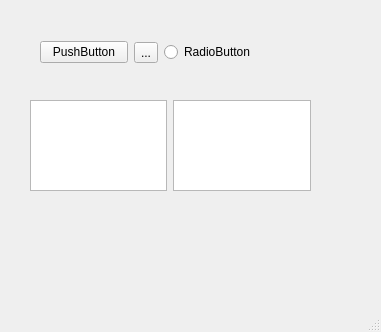
<?xml version="1.0" encoding="UTF-8"?>
<ui version="4.0">
 <class>MainWindow</class>
 <widget class="QMainWindow" name="MainWindow">
  <property name="geometry">
   <rect>
    <x>0</x>
    <y>0</y>
    <width>381</width>
    <height>332</height>
   </rect>
  </property>
  <property name="windowTitle">
   <string>MainWindow</string>
  </property>
  <widget class="QWidget" name="centralwidget">
   <widget class="QWidget" name="">
    <property name="geometry">
     <rect>
      <x>40</x>
      <y>40</y>
      <width>215</width>
      <height>25</height>
     </rect>
    </property>
    <layout class="QHBoxLayout" name="horizontalLayout">
     <item>
      <widget class="QPushButton" name="pushButton">
       <property name="text">
        <string>PushButton</string>
       </property>
      </widget>
     </item>
     <item>
      <widget class="QToolButton" name="toolButton">
       <property name="text">
        <string>...</string>
       </property>
      </widget>
     </item>
     <item>
      <widget class="QRadioButton" name="radioButton">
       <property name="text">
        <string>RadioButton</string>
       </property>
      </widget>
     </item>
    </layout>
   </widget>
   <widget class="QWidget" name="">
    <property name="geometry">
     <rect>
      <x>30</x>
      <y>100</y>
      <width>281</width>
      <height>91</height>
     </rect>
    </property>
    <layout class="QHBoxLayout" name="horizontalLayout_2">
     <item>
      <widget class="QTableView" name="tableView"/>
     </item>
     <item>
      <widget class="QListView" name="listView"/>
     </item>
    </layout>
   </widget>
  </widget>
  <widget class="QMenuBar" name="menubar">
   <property name="geometry">
    <rect>
     <x>0</x>
     <y>0</y>
     <width>381</width>
     <height>23</height>
    </rect>
   </property>
  </widget>
  <widget class="QStatusBar" name="statusbar"/>
 </widget>
 <resources/>
 <connections/>
</ui>
